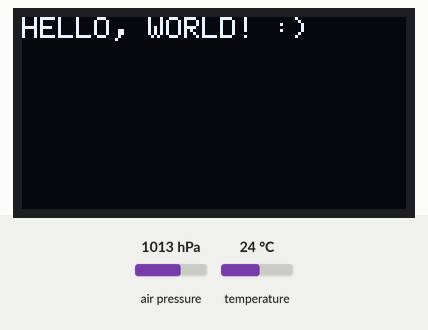
Simulated run of this sketch. Board: Arduino Nano, built with avr-gcc and run on an emulated ATmega328P. On the bench: 128×64 one-colour display. The inputs (shaded band) are chosen by the test bench; at power-on: air pressure 1013 hPa, temperature 24 °C. What the sketch prints to the serial monitor is not drawn.

Above: at 2.1 s.
At 6.2 s:
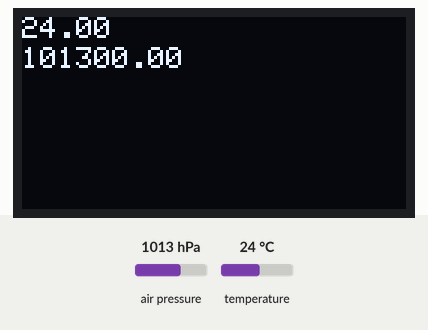
6.3 s: air pressure set to 952 hPa
At 9.7 s:
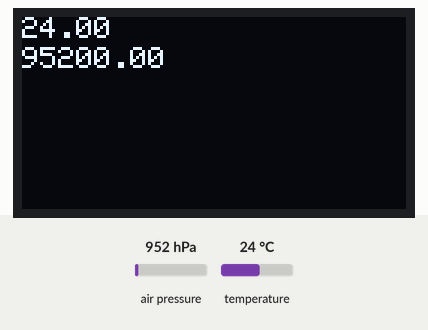
10.5 s: temperature set to 12 °C
At 14.0 s:
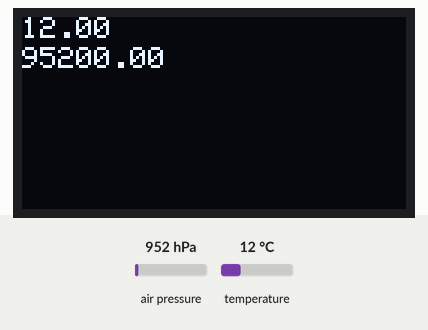
14.5 s: air pressure set to 975 hPa
At 18.2 s:
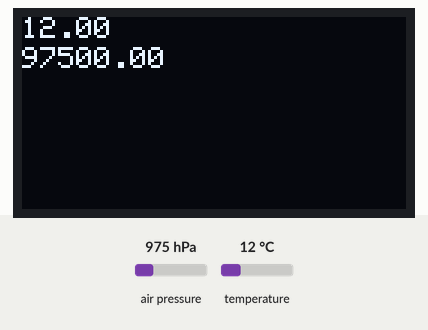
18.5 s: temperature set to 19 °C
Timing chart, 0 to 21.5 s (numbered marks = the images above; inputs shaded):
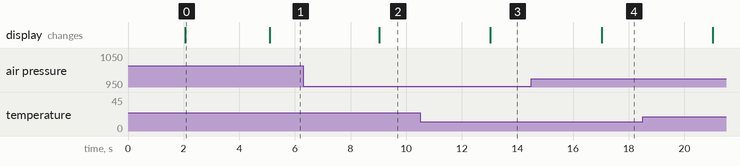

Measured:
- after the input at 6.3 s, the display: changes after 2.7 s (image 2)
- after the input at 10.5 s, the display: changes after 2.5 s (image 3)
- after the input at 14.5 s, the display: changes after 2.5 s (image 4)
- what the display in image 0 shows lasts 3.0 s, from 2.1 s to 5.1 s

The sketch:

1_1-25-2024_Using_OLED_to_Print_Air_Pressure_and_Temperature.ino
```cpp
// #include <Adafruit_Sensor.h>
// #include <DHT.h>
// #include <DHT_U.h>
#include <Wire.h>
#include <SPI.h>
#include <Adafruit_BMP280.h>
#include <Adafruit_GFX.h>
#include <Adafruit_SSD1306.h>
//#include <MQUnifiedsensor.h>
//#include <string.h>


#define SCREEN_WIDTH  128 //OLED display width, in pixels.
#define SCREEN_HEIGHT 64  //OLED display height, in pixels.

//Declaration for an SSD1306 display connected to I2C (SDA, SCL pins)
Adafruit_SSD1306 OLED(SCREEN_WIDTH, SCREEN_HEIGHT, &Wire, -1);

#define BMP_SCK  (13)
#define BMP_MISO (12)
#define BMP_MOSI (11)
#define BMP_CS   (10)
Adafruit_BMP280 bmp; // I2C

void setup() {
  // put your setup code here, to run once:
  Serial.begin(9600);
  bmp.begin();
      /* Default settings from datasheet. */
  bmp.setSampling(Adafruit_BMP280::MODE_NORMAL,     /* Operating Mode. */
                  Adafruit_BMP280::SAMPLING_X2,     /* Temp. oversampling */
                  Adafruit_BMP280::SAMPLING_X16,    /* Pressure oversampling */
                  Adafruit_BMP280::FILTER_X16,      /* Filtering. */
                  Adafruit_BMP280::STANDBY_MS_500); /* Standby time. */
  if(!OLED.begin(SSD1306_SWITCHCAPVCC, 0x3C)) //Address of our 128x64 display is 0x3C
  {
    Serial.println(F("SSD1306 allocation failed"));  //By wrapping the output string inside F() we store the string in the program flash memory instread of SRAM.
   // for(;;); //Keep looping forever.
  }
   delay(2000); //waiting for the display to set up itself

  OLED.clearDisplay();

  OLED.setTextSize(1);
  OLED.setTextColor(WHITE);
  OLED.setCursor(0,0);
  //DISPLAY static text
  OLED.println("HELLO, WORLD! :)");
  OLED.display();
  delay(3000);

}

byte lastRead = millis()/1000;
void loop() {
  // put your main code here, to run repeatedly:
    if(millis()/1000 - lastRead > 3)
    {
      lastRead = millis()/1000;


      OLED.clearDisplay();
      OLED.setCursor(0, 0);
      OLED.println(bmp.readTemperature());

      OLED.setCursor(0,10);
      OLED.println(bmp.readPressure());
      OLED.display();


      Serial.print("Temperature: ");
      Serial.println(bmp.readTemperature());
      Serial.print("Air pressure: ");
      Serial.println(bmp.readPressure());

    }
}
```
